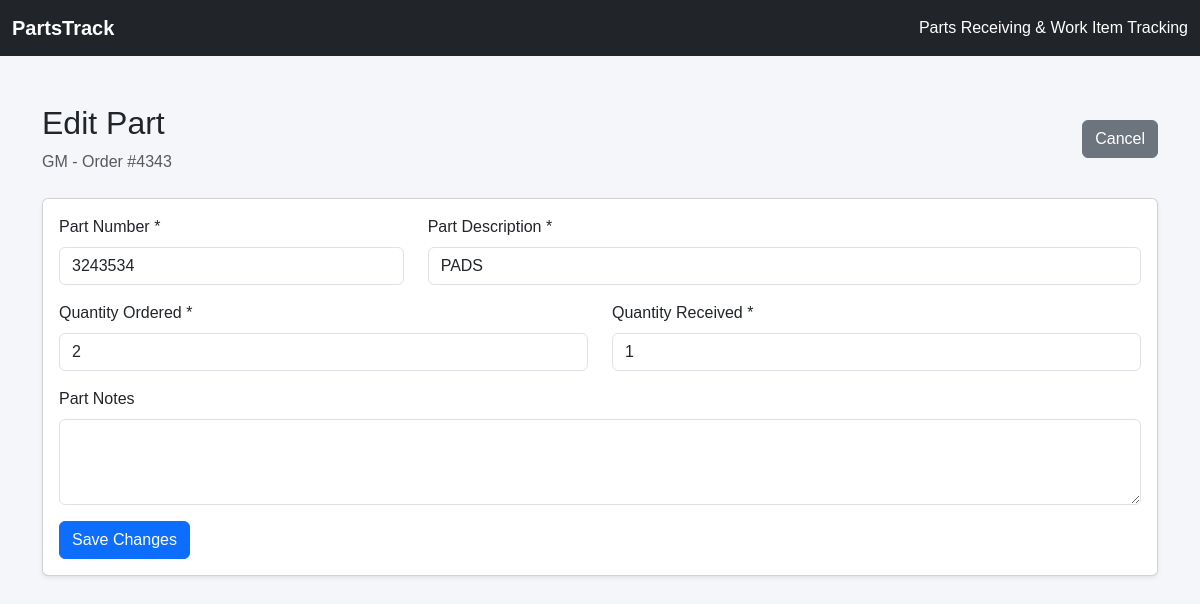
The app's page /part/1/edit with its own data.
### app/models.py (models this page shows, shortened)
class PartsOrder(db.Model):
    id = db.Column(db.Integer, primary_key=True)
    work_item_id = db.Column(
        db.Integer,
        db.ForeignKey("work_item.id"),
        nullable=False
    )
    supplier = db.Column(
        db.String(150),
        nullable=False
    )
    order_number = db.Column(
        db.String(100),
        nullable=True
    )
    notes = db.Column(db.Text, nullable=True)
    created_at = db.Column(
        db.DateTime,
        default=lambda: datetime.now(timezone.utc),
        nullable=False
    )
    parts = db.relationship(
        "PartLine",
        backref="parts_order",
        cascade="all, delete-orphan"
    )

class PartLine(db.Model):
    id = db.Column(db.Integer, primary_key=True)
    parts_order_id = db.Column(
        db.Integer,
        db.ForeignKey("parts_order.id"),
        nullable=False
    )
    part_number = db.Column(
        db.String(100),
        nullable=False
    )
    description = db.Column(
        db.String(250),
        nullable=True
    )
    quantity_ordered = db.Column(
        db.Integer,
        nullable=False,
        default=1
    )
    quantity_received = db.Column(
        db.Integer,
        nullable=False,
        default=0
    )
    notes = db.Column(db.Text, nullable=True)

### app/routes.py (the view, shortened to what this page needs)
@main.route("/part/<int:part_id>/edit", methods=["GET", "POST"])
def edit_part(part_id):
    part = db.get_or_404(PartLine, part_id)
    return render_template("edit_part.html", part=part)

### app/templates/edit_part.html (shortened to what this page needs)
{% extends "base.html" %}
{% block content %}
<div class="container mt-4">
    <div class="d-flex justify-content-between align-items-center mb-4">
        <div>
            <h2>Edit Part</h2>
            <p class="text-muted mb-0">
                {{ part.parts_order.supplier }}
                {% if part.parts_order.order_number %}
                    - Order #{{ part.parts_order.order_number }}
                {% endif %}
            </p>
        </div>
        <a href="{{ url_for(
            'main.work_item_details',
            item_id=part.parts_order.work_item_id
        ) }}"
           class="btn btn-secondary">
            Cancel
        </a>
    </div>
    <div class="card shadow-sm">
        <div class="card-body">
            <form method="POST">
                <div class="row">
                    <div class="col-md-4 mb-3">
                        <label class="form-label">
                            Part Number *
                        </label>
                        <input type="text"
                               name="part_number"
                               class="form-control"
                               value="{{ part.part_number }}"
                               required>
                    </div>
                    <div class="col-md-8 mb-3">
                        <label class="form-label">
                            Part Description *
                        </label>
                        <input type="text"
                               name="description"
                               class="form-control"
                               value="{{ part.description }}"
                               required>
                    </div>
                    <div class="col-md-6 mb-3">
                        <label class="form-label">
                            Quantity Ordered *
                        </label>
                        <input type="number"
                               name="quantity_ordered"
                               class="form-control"
                               min="1"
                               value="{{ part.quantity_ordered }}"
                               required>
                    </div>
                    <div class="col-md-6 mb-3">
                        <label class="form-label">
                            Quantity Received *
                        </label>
                        <input type="number"
                               name="quantity_received"
                               class="form-control"
                               min="0"
                               max="{{ part.quantity_ordered }}"
                               value="{{ part.quantity_received }}"
                               required>
                    </div>
                    <div class="col-12 mb-3">
                        <label class="form-label">
                            Part Notes
                        </label>
                        <textarea name="notes"
                                  class="form-control"
                                  rows="3">{{ part.notes or "" }}</textarea>
                    </div>
                </div>
                <button type="submit"
                        class="btn btn-primary">
                    Save Changes
                </button>
            </form>
        </div>
    </div>
</div>
{% endblock %}

### app/static/css/style.css (style rules this page uses)
body { background-color: #f4f6f9; font-family: Arial, sans-serif; }

### records on screen
PartsOrder: parts_order.supplier "GM", parts_order.order_number "4343"
PartLine: part_number "3243534", description "PADS", quantity_ordered "2", quantity_received "1"
